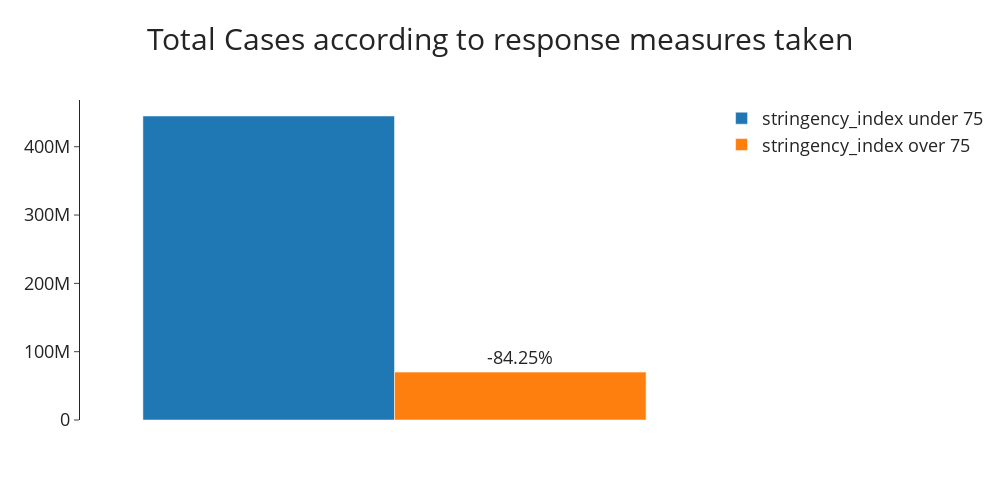

The code cell stored with this chart in its notebook:
### Code cell
fig2 = go.Figure(go.Bar(y=[under75_cases_sum], name='stringency_index under 75',))
fig2.add_trace(go.Bar(y=[over75_cases_sum], name='stringency_index over 75',text=percentage_drop_cases, textposition='outside'))
fig2.update_layout(
width=1000, 
height=500,
template="simple_white",
title_text="Total Cases according to response measures taken ",
title_font_size=30,
title_font_family="Open Sans",
title_x=0.5,
yaxis_title=None,
xaxis_title=None,
font=dict(family="Open Sans", size=18)
)
fig2.update_xaxes(
    showticklabels=False,
    visible=False,
)

### Figure 1 — Plotly figure (JSON) as saved in the notebook; plotly's stock layout.template omitted (floating-point values rounded to 4 significant figures)
{"data": [{"name": "stringency_index under 75", "type": "bar", "y": [444974011]}, {"name": "stringency_index over 75", "text": "-84.25%", "textposition": "outside", "type": "bar", "y": [70081022]}], "layout": {"font": {"family": "Open Sans", "size": 18}, "height": 500, "title": {"font": {"family": "Open Sans", "size": 30}, "text": "Total Cases according to response measures taken ", "x": 0.5}, "width": 1000, "xaxis": {"autorange": true, "range": [-0.5, 0.5], "showticklabels": false, "title": {}, "visible": false}, "yaxis": {"autorange": true, "range": [0, 468400000.0], "title": {}, "type": "linear"}}}
